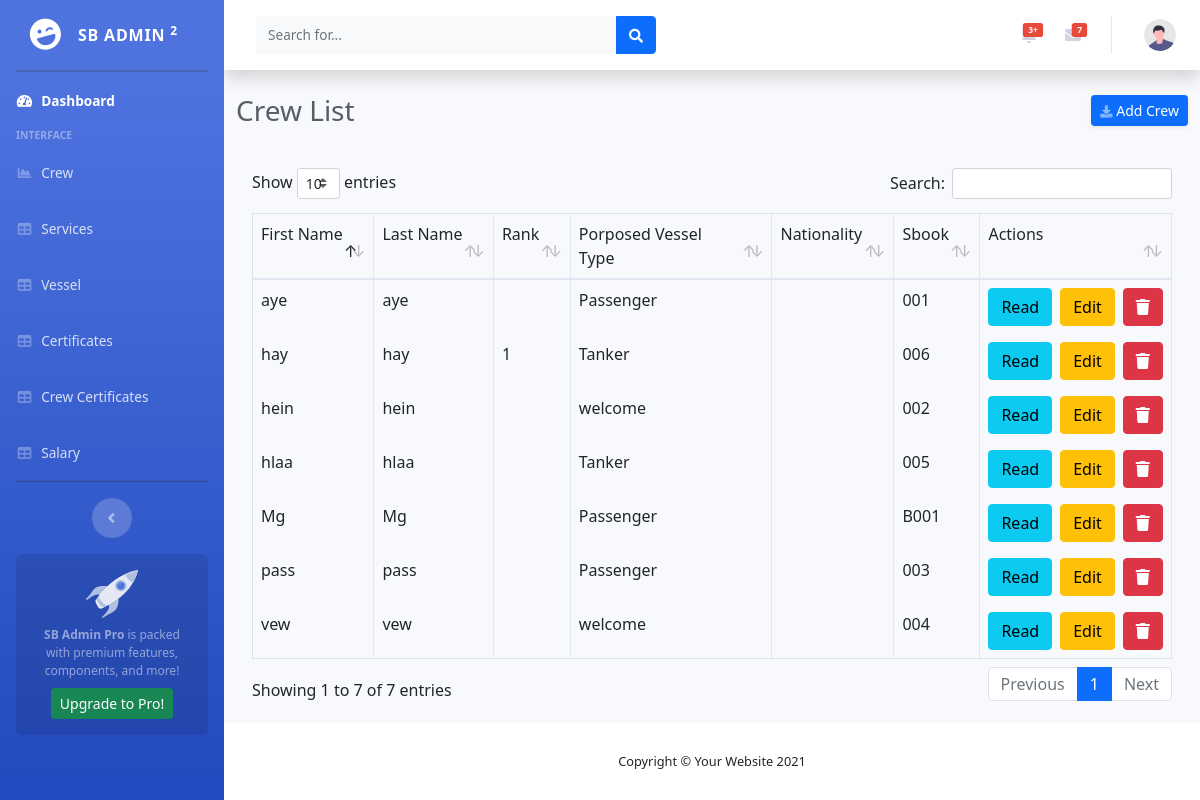
The app's page /crew_index.php with its own data.
### tables this page shows
CREATE TABLE `crew` (
  `id` int(11) NOT NULL,
  `firstname` varchar(255) NOT NULL,
  `middlename` varchar(255) NOT NULL,
  `lastname` varchar(255) NOT NULL,
  `father_name` varchar(255) NOT NULL,
  `mother_name` varchar(255) NOT NULL,
  `nationality` varchar(255) NOT NULL,
  `birthdate` varchar(255) NOT NULL,
  `rank` varchar(255) NOT NULL,
  `vesseltype` varchar(255) NOT NULL,
  `final_school` varchar(255) NOT NULL,
  `martial_status` varchar(255) NOT NULL,
  `waistline` varchar(255) NOT NULL,
  `uniform_size` varchar(255) NOT NULL,
  `blood_type` varchar(255) NOT NULL,
  `safeshoe` varchar(255) NOT NULL,
  `health_status` varchar(255) NOT NULL,
  `bank_info` varchar(255) NOT NULL,
  `tel1` varchar(255) NOT NULL,
  `tel2` varchar(255) NOT NULL,
  `address` varchar(255) NOT NULL,
  `city` varchar(255) NOT NULL,
  `english_level` varchar(255) NOT NULL,
  `application_date` varchar(255) NOT NULL,
  `passport_no` varchar(255) NOT NULL,
  `passport_date` varchar(255) NOT NULL,
  `passport_expire` varchar(255) NOT NULL,
  `sbookno` varchar(255) NOT NULL,
  `sbookdate` varchar(255) NOT NULL,
  `sbook_expire` varchar(255) NOT NULL,
  `license` varchar(255) NOT NULL,
  `license_date` varchar(255) NOT NULL,
  `license_expire` varchar(255) NOT NULL
);

CREATE TABLE `vessel` (
  `id` int(11) NOT NULL,
  `name` varchar(255) NOT NULL
);

### model/db.php (called while the page is built, shortened)
<?php
class Database
{
    private static $dbName = 'crewdb';
    private static $dbHost = 'localhost';
    private static $dbUsername = 'root';
    private static $dbUserPassword = '';
    private static $cont  = null;
    public static function connect()
    {
       if ( null == self::$cont )
       {
        try
        {
          self::$cont =  new PDO( "mysql:host=".self::$dbHost.";dbname=".self::$dbName, self::$dbUsername, self::$dbUserPassword);
        }
        catch(PDOException $e)
        {
          die($e->getMessage());
        }
       }
       return self::$cont;
    }
}
?>

### model/crew.php (called while the page is built, shortened)
<?php
include_once "db.php";
class Crew{
public function getCrews(){
$this->pdo=Database::connect();
$this->pdo->setAttribute(PDO::ATTR_ERRMODE, PDO::ERRMODE_EXCEPTION);
$sql="select c.*,v.name from crew as c left join vessel as v on c.vesseltype=v.id" ;
$statement=$this->pdo->prepare($sql);
$statement->execute();
$results=$statement->fetchAll(PDO::FETCH_ASSOC);
return $results;
}
}
?>

### controller/crewcontroller.php (called while the page is built, shortened)
<?php
include_once "model/crew.php";
class CrewController extends Crew {
    public function showCrews()
    {
        return $this->getCrews();
    }
}
?>

### crew_index.php (the view, shortened to what this page needs)
<?php
include_once "controller/crewcontroller.php";
$crewcontroller=new CrewController();
$results=$crewcontroller->showCrews();
?>
<?php include_once "master_layouts/header.php";?>
                <div class="container-fluid">
                    <div class="d-sm-flex align-items-center justify-content-between mb-4">
                        <h1 class="h3 mb-0 text-gray-800">Crew List</h1>
                        <a href="crew_create.php" class="d-none d-sm-inline-block btn btn-sm btn-primary shadow-sm"><i
                                class="fas fa-download fa-sm text-white-50"></i> Add Crew </a>
                    </div>
                    <div class="row">
                        <div class="col">
                        <div class="card-body">
                            <div class="table-responsive">
                                <table class="table table-bordered" id="dataTable" width="100%" cellspacing="0">
                                    <thead>
                                        <tr>
                                          <td> First Name </td>
                                          <td> Last Name</td>
                                          <td> Rank</td>
                                          <td> Porposed Vessel Type</td>
                                          <td> Nationality </td>
                                          <td>Sbook</td>
                                          <td> Actions </td>
                                        </tr>
                                    </thead>
                                    <tbody id="tbody">
                        <?php
                        foreach($results as $result){
                          echo "<tr>";
                          echo "<td>" . $result['firstname']."</td>";
                          echo "<td>" . $result['lastname']."</td>";
                          echo "<td>" . $result['rank']."</td>";
                          echo "<td>" . $result['name']."</td>";
                          echo "<td>" . $result['nationality']."</td>";
                          echo "<td>" . $result['sbookno']."</td>";
                          echo "<td cid=".$result['id']."><a href='crew_detail.php?cid=". $result['id'] ."' class='btn btn-info mx-2s'>Read</a><a href='crew_edit.php?cid=". $result['id'] ."' class='btn btn-warning mx-2'>Edit</a><a class='btn btn-danger delete' ><i class='fa fa-trash'></i></a></td>";
                          echo "</tr>";
                        }
                        ?>
                        </tbody>
                                </table>
                            </div>
                        </div>
                        </div>
                    </div>
                </div>
            </div>
<?php include "master_layouts/footer.php";?>

### master_layouts/header.php (shortened to what this page needs)
<!DOCTYPE html>
<html lang="en">
<head>
    <link href="vendor/fontawesome-free/css/all.min.css" rel="stylesheet" type="text/css">
    <link href="css/sb-admin-2.min.css" rel="stylesheet">
    <link href="vendor/datatables/dataTables.bootstrap4.min.css" rel="stylesheet">
    <link href="https://cdn.jsdelivr.net/npm/bootstrap@5.1.3/dist/css/bootstrap.min.css" rel="stylesheet">
</head>
<body id="page-top">
    <div id="wrapper">
        <ul class="navbar-nav bg-gradient-primary sidebar sidebar-dark accordion" id="accordionSidebar">
            <a class="sidebar-brand d-flex align-items-center justify-content-center" href="index.html">
                <div class="sidebar-brand-icon rotate-n-15">
                    <i class="fas fa-laugh-wink"></i>
                </div>
                <div class="sidebar-brand-text mx-3">SB Admin <sup>2</sup></div>
            </a>
            <hr class="sidebar-divider my-0">
            <li class="nav-item active">
                <a class="nav-link" href="index.html">
                    <i class="fas fa-fw fa-tachometer-alt"></i>
                    <span>Dashboard</span></a>
            </li>
            <div class="sidebar-heading">
                Interface
            </div>
            <li class="nav-item">
                <a class="nav-link" href="crew_index.php">
                    <i class="fas fa-fw fa-chart-area"></i>
                    <span>Crew</span></a>
            </li>
            <li class="nav-item">
                <a class="nav-link" href="tables.html">
                    <i class="fas fa-fw fa-table"></i>
                    <span>Services</span></a>
            </li>
            <li class="nav-item">
                <a class="nav-link" href="vessel_index.php">
                    <i class="fas fa-fw fa-table"></i>
                    <span>Vessel</span></a>
            </li>
            <li class="nav-item">
                <a class="nav-link" href="certificates_index.php">
                    <i class="fas fa-fw fa-table"></i>
                    <span>Certificates</span></a>
            </li>
            <li class="nav-item">
                <a class="nav-link" href="crew_ceriti.php">
                    <i class="fas fa-fw fa-table"></i>
                    <span>Crew Certificates</span></a>
            </li>
            <li class="nav-item">
                <a class="nav-link" href="tables.html">
                    <i class="fas fa-fw fa-table"></i>
                    <span>Salary</span></a>
            </li>
            <hr class="sidebar-divider d-none d-md-block">
            <div class="text-center d-none d-md-inline">
                <button class="rounded-circle border-0" id="sidebarToggle"></button>
            </div>
            <div class="sidebar-card d-none d-lg-flex">
                <img class="sidebar-card-illustration mb-2" src="img/undraw_rocket.svg" alt="...">
                <p class="text-center mb-2"><strong>SB Admin Pro</strong> is packed with premium features, components, and more!</p>
                <a class="btn btn-success btn-sm" href="https://startbootstrap.com/theme/sb-admin-pro">Upgrade to Pro!</a>
            </div>
        </ul>
        <div id="content-wrapper" class="d-flex flex-column">
            <div id="content">
                <nav class="navbar navbar-expand navbar-light bg-white topbar mb-4 static-top shadow">
                    <form
                        class="d-none d-sm-inline-block form-inline mr-auto ml-md-3 my-2 my-md-0 mw-100 navbar-search">
                        <div class="input-group">
                            <input type="text" class="form-control bg-light border-0 small" placeholder="Search for..."
                                aria-label="Search" aria-describedby="basic-addon2">
                            <div class="input-group-append">
                                <button class="btn btn-primary" type="button">
                                    <i class="fas fa-search fa-sm"></i>
                                </button>
                            </div>
                        </div>
                    </form>
                    <ul class="navbar-nav ml-auto">
                        <li class="nav-item dropdown no-arrow mx-1">
                            <a class="nav-link dropdown-toggle" href="#" id="alertsDropdown" role="button"
                                data-toggle="dropdown" aria-haspopup="true" aria-expanded="false">
                                <span class="badge badge-danger badge-counter">3+</span>
                            </a>
                        </li>
                        <li class="nav-item dropdown no-arrow mx-1">
                            <a class="nav-link dropdown-toggle" href="#" id="messagesDropdown" role="button"
                                data-toggle="dropdown" aria-haspopup="true" aria-expanded="false">
                                <span class="badge badge-danger badge-counter">7</span>
                            </a>
                        </li>
                        <li class="nav-item dropdown no-arrow">
                            <a class="nav-link dropdown-toggle" href="#" id="userDropdown" role="button"
                                data-toggle="dropdown" aria-haspopup="true" aria-expanded="false">
                                <img class="img-profile rounded-circle"
                                    src="img/undraw_profile.svg">
                            </a>
                        </li>
                    </ul>
                </nav>

### master_layouts/footer.php (shortened to what this page needs)
<footer class="sticky-footer bg-white">
                <div class="container my-auto">
                    <div class="copyright text-center my-auto">
                        <span>Copyright &copy; Your Website 2021</span>
                    </div>
                </div>
            </footer>
        </div>
    </div>
<link rel="stylesheet" href="https://cdnjs.cloudflare.com/ajax/libs/bootstrap-datepicker/1.4.1/css/bootstrap-datepicker3.css"/>
</body>
</html>

### records on screen
crew: firstname "hay", lastname "hay", rank "1", vessel.name "Tanker", sbookno "006"
crew: firstname "hlaa", lastname "hlaa", vessel.name "Tanker", sbookno "005"
crew: firstname "vew", lastname "vew", vessel.name "welcome", sbookno "004"
crew: firstname "pass", lastname "pass", vessel.name "Passenger", sbookno "003"
crew: firstname "hein", lastname "hein", vessel.name "welcome", sbookno "002"
crew: firstname "aye", lastname "aye", vessel.name "Passenger", sbookno "001"
crew: firstname "Mg", lastname "Mg", vessel.name "Passenger", sbookno "B001"
